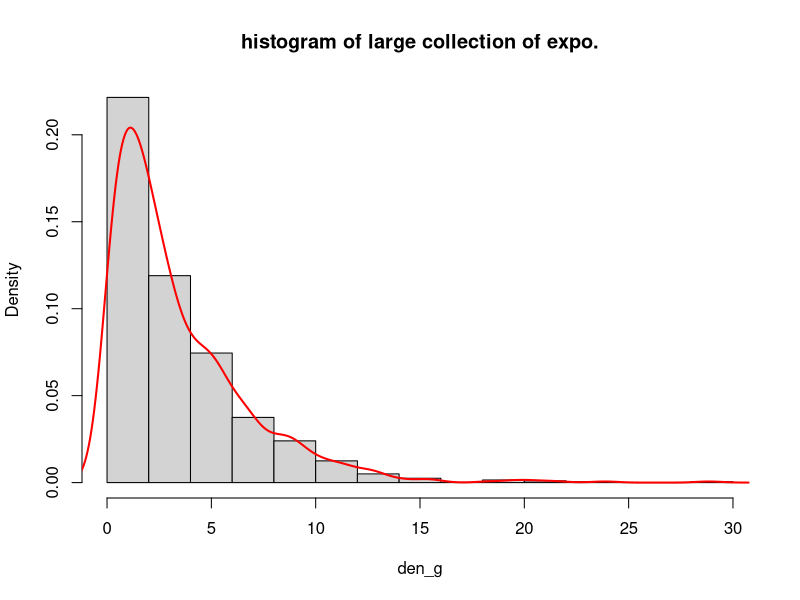
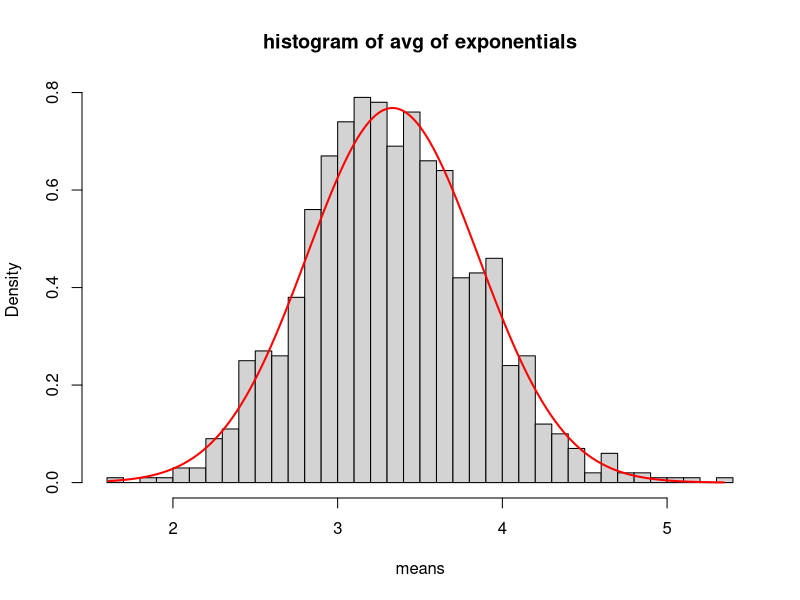

Write R code to recreate these figures, in order.
lam = 0.3
simul = 1000
samp = 40
mat1 = array(0,c(samp,simul))
for (var1 in 1:simul) {
  mat1[,var1] = rexp(samp,lam)
}
means = colMeans(mat1)
m1 = 1/lam
s1 = sd(means)

#large collection of random exponentials(1000) 
den_g = rexp(simul,lam)
hist(den_g,freq = FALSE ,main = "histogram of large collection of expo.",breaks = 20 )
lines(density(den_g),col = 'red',lwd = 2)

#large collection of 40 exponential average
 samples = seq(min(means),max(means),length = simul/2)
 samp_y = dnorm(samples,mean = m1,sd = s1)
 hist(means,freq = FALSE ,main = "histogram of avg of exponentials",breaks = 30 )
 lines(samples,samp_y,col = 'red',lwd = 2)
